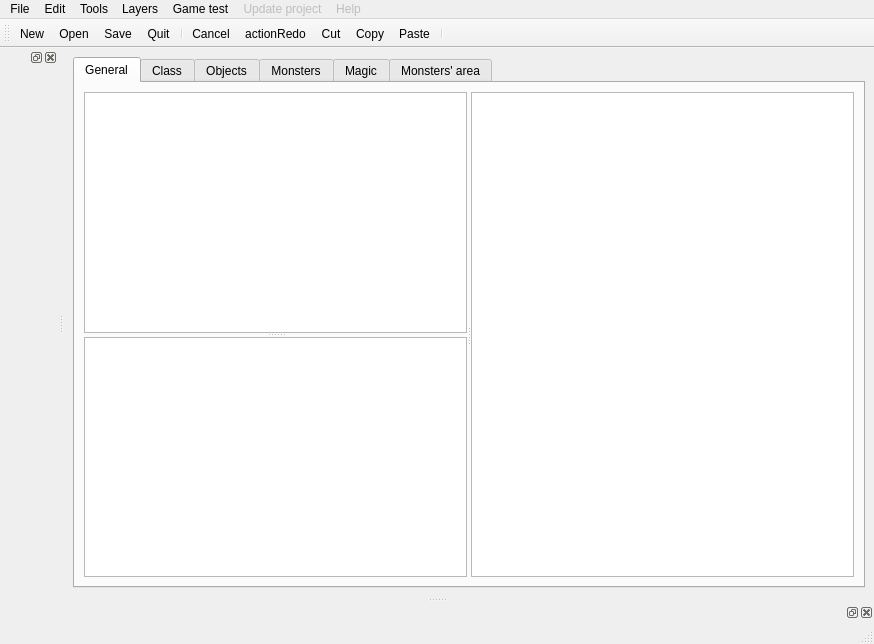
<?xml version="1.0" encoding="UTF-8"?>
<ui version="4.0">
 <class>MainWindow_Old</class>
 <widget class="QMainWindow" name="MainWindow_Old">
  <property name="geometry">
   <rect>
    <x>0</x>
    <y>0</y>
    <width>874</width>
    <height>644</height>
   </rect>
  </property>
  <property name="contextMenuPolicy">
   <enum>Qt::ActionsContextMenu</enum>
  </property>
  <property name="windowTitle">
   <string>MainWindow</string>
  </property>
  <widget class="QWidget" name="centralwidget">
   <layout class="QHBoxLayout" name="horizontalLayout">
    <item>
     <widget class="QTabWidget" name="tabObjects">
      <property name="currentIndex">
       <number>0</number>
      </property>
      <widget class="QWidget" name="tabGeneral">
       <property name="layoutDirection">
        <enum>Qt::LeftToRight</enum>
       </property>
       <attribute name="title">
        <string>General</string>
       </attribute>
       <layout class="QHBoxLayout" name="horizontalLayout_2">
        <item>
         <widget class="QSplitter" name="splitter_2">
          <property name="orientation">
           <enum>Qt::Horizontal</enum>
          </property>
          <widget class="QSplitter" name="splitter">
           <property name="orientation">
            <enum>Qt::Vertical</enum>
           </property>
           <widget class="QGraphicsView" name="graphicsViewChipset">
            <property name="mouseTracking">
             <bool>true</bool>
            </property>
            <property name="alignment">
             <set>Qt::AlignLeading|Qt::AlignLeft|Qt::AlignTop</set>
            </property>
           </widget>
           <widget class="MapsTreeView" name="treeViewMaps">
            <property name="contextMenuPolicy">
             <enum>Qt::CustomContextMenu</enum>
            </property>
            <property name="editTriggers">
             <set>QAbstractItemView::NoEditTriggers</set>
            </property>
            <property name="itemsExpandable">
             <bool>true</bool>
            </property>
            <property name="expandsOnDoubleClick">
             <bool>false</bool>
            </property>
           </widget>
          </widget>
          <widget class="QGraphicsView" name="graphicsViewMap">
           <property name="mouseTracking">
            <bool>true</bool>
           </property>
           <property name="alignment">
            <set>Qt::AlignLeading|Qt::AlignLeft|Qt::AlignTop</set>
           </property>
          </widget>
         </widget>
        </item>
       </layout>
      </widget>
      <widget class="QWidget" name="tabClass">
       <attribute name="title">
        <string>Class</string>
       </attribute>
       <layout class="QHBoxLayout" name="tabClassHorizontalLayout">
        <item>
         <widget class="QListWidget" name="listWidget"/>
        </item>
        <item>
         <layout class="QVBoxLayout" name="verticalLayout">
          <item>
           <layout class="QHBoxLayout" name="horizontalLayout_6">
            <item>
             <widget class="QPushButton" name="addClassButon">
              <property name="text">
               <string>Add a class</string>
              </property>
             </widget>
            </item>
            <item>
             <widget class="QPushButton" name="deleteClassButon">
              <property name="text">
               <string>Delete a class</string>
              </property>
             </widget>
            </item>
           </layout>
          </item>
          <item>
           <layout class="QGridLayout" name="gridLayout">
            <item row="0" column="1">
             <widget class="QLineEdit" name="classNameLineEdit"/>
            </item>
            <item row="2" column="0">
             <widget class="QLabel" name="classInjurySoundLabel">
              <property name="text">
               <string>Injury sound :</string>
              </property>
             </widget>
            </item>
            <item row="3" column="0">
             <widget class="QLabel" name="classConcentratioSoundLabel">
              <property name="text">
               <string>Concentration sound :</string>
              </property>
             </widget>
            </item>
            <item row="1" column="1">
             <widget class="QLineEdit" name="classAttaqueSoundLineEdit"/>
            </item>
            <item row="2" column="1">
             <widget class="QLineEdit" name="classInjurySoundLineEdit"/>
            </item>
            <item row="3" column="1">
             <widget class="QLineEdit" name="classConcentrationSoundLineEdit"/>
            </item>
            <item row="1" column="0">
             <widget class="QLabel" name="classAttackSoundLabel">
              <property name="text">
               <string>Attack sound :</string>
              </property>
             </widget>
            </item>
            <item row="0" column="0">
             <widget class="QLabel" name="classNameLabel">
              <property name="text">
               <string>Name :</string>
              </property>
             </widget>
            </item>
            <item row="1" column="2">
             <widget class="QPushButton" name="classAttackSoundPathButon">
              <property name="text">
               <string>...</string>
              </property>
             </widget>
            </item>
            <item row="2" column="2">
             <widget class="QPushButton" name="classInjurySoundPathButon">
              <property name="text">
               <string>...</string>
              </property>
             </widget>
            </item>
            <item row="3" column="2">
             <widget class="QPushButton" name="classConcentrationSoundPathButon">
              <property name="text">
               <string>...</string>
              </property>
             </widget>
            </item>
           </layout>
          </item>
          <item>
           <layout class="QHBoxLayout" name="horizontalLayout_10">
            <item>
             <layout class="QFormLayout" name="formLayout_2">
              <item row="0" column="0">
               <widget class="QLabel" name="label">
                <property name="text">
                 <string>Max force :</string>
                </property>
               </widget>
              </item>
              <item row="1" column="0">
               <widget class="QLabel" name="label_2">
                <property name="text">
                 <string>Max dexterity :</string>
                </property>
               </widget>
              </item>
              <item row="2" column="0">
               <widget class="QLabel" name="label_3">
                <property name="text">
                 <string>Max constitution :</string>
                </property>
               </widget>
              </item>
              <item row="3" column="0">
               <widget class="QLabel" name="label_4">
                <property name="text">
                 <string>Max magic :</string>
                </property>
               </widget>
              </item>
              <item row="4" column="0">
               <widget class="QLabel" name="label_5">
                <property name="text">
                 <string>Max floor :</string>
                </property>
               </widget>
              </item>
              <item row="5" column="0">
               <widget class="QLabel" name="label_6">
                <property name="text">
                 <string>Floor up point :</string>
                </property>
               </widget>
              </item>
              <item row="0" column="1">
               <widget class="QSpinBox" name="spinBox"/>
              </item>
              <item row="1" column="1">
               <widget class="QSpinBox" name="spinBox_2"/>
              </item>
              <item row="2" column="1">
               <widget class="QSpinBox" name="spinBox_3"/>
              </item>
              <item row="3" column="1">
               <widget class="QSpinBox" name="spinBox_4"/>
              </item>
              <item row="4" column="1">
               <widget class="QSpinBox" name="spinBox_5"/>
              </item>
              <item row="5" column="1">
               <widget class="QSpinBox" name="spinBox_6"/>
              </item>
              <item row="6" column="0">
               <widget class="QLabel" name="label_36">
                <property name="text">
                 <string>Infinite capacity = -1</string>
                </property>
               </widget>
              </item>
             </layout>
            </item>
            <item>
             <layout class="QFormLayout" name="formLayout_3">
              <item row="0" column="0">
               <widget class="QLabel" name="label_7">
                <property name="text">
                 <string>Initial strength :</string>
                </property>
               </widget>
              </item>
              <item row="1" column="0">
               <widget class="QLabel" name="label_8">
                <property name="text">
                 <string>Initial dexterity :</string>
                </property>
               </widget>
              </item>
              <item row="2" column="0">
               <widget class="QLabel" name="label_9">
                <property name="text">
                 <string>Initial constitution :</string>
                </property>
               </widget>
              </item>
              <item row="3" column="0">
               <widget class="QLabel" name="label_10">
                <property name="text">
                 <string>Initial magic :</string>
                </property>
               </widget>
              </item>
              <item row="0" column="1">
               <widget class="QSpinBox" name="spinBox_7"/>
              </item>
              <item row="1" column="1">
               <widget class="QSpinBox" name="spinBox_8"/>
              </item>
              <item row="2" column="1">
               <widget class="QSpinBox" name="spinBox_9"/>
              </item>
              <item row="3" column="1">
               <widget class="QSpinBox" name="spinBox_10"/>
              </item>
             </layout>
            </item>
            <item>
             <layout class="QFormLayout" name="formLayout_4">
              <item row="0" column="0">
               <widget class="QLabel" name="label_11">
                <property name="text">
                 <string>Offensive index :</string>
                </property>
               </widget>
              </item>
              <item row="1" column="0">
               <widget class="QLabel" name="label_12">
                <property name="text">
                 <string>Defensive index :</string>
                </property>
               </widget>
              </item>
              <item row="2" column="0">
               <widget class="QLabel" name="label_13">
                <property name="text">
                 <string>Power index :</string>
                </property>
               </widget>
              </item>
              <item row="3" column="0">
               <widget class="QLabel" name="label_14">
                <property name="text">
                 <string>Vitality index :</string>
                </property>
               </widget>
              </item>
              <item row="4" column="0">
               <widget class="QLabel" name="label_15">
                <property name="text">
                 <string>Magic index :</string>
                </property>
               </widget>
              </item>
              <item row="0" column="1">
               <widget class="QSpinBox" name="spinBox_11"/>
              </item>
              <item row="1" column="1">
               <widget class="QSpinBox" name="spinBox_12"/>
              </item>
              <item row="2" column="1">
               <widget class="QSpinBox" name="spinBox_13"/>
              </item>
              <item row="3" column="1">
               <widget class="QSpinBox" name="spinBox_14"/>
              </item>
              <item row="4" column="1">
               <widget class="QSpinBox" name="spinBox_15"/>
              </item>
             </layout>
            </item>
           </layout>
          </item>
          <item>
           <spacer name="verticalSpacer">
            <property name="orientation">
             <enum>Qt::Vertical</enum>
            </property>
            <property name="sizeHint" stdset="0">
             <size>
              <width>20</width>
              <height>40</height>
             </size>
            </property>
           </spacer>
          </item>
         </layout>
        </item>
        <item>
         <spacer name="horizontalSpacer_3">
          <property name="orientation">
           <enum>Qt::Horizontal</enum>
          </property>
          <property name="sizeHint" stdset="0">
           <size>
            <width>40</width>
            <height>20</height>
           </size>
          </property>
         </spacer>
        </item>
        <item>
         <spacer name="horizontalSpacer">
          <property name="orientation">
           <enum>Qt::Horizontal</enum>
          </property>
          <property name="sizeHint" stdset="0">
           <size>
            <width>40</width>
            <height>20</height>
           </size>
          </property>
         </spacer>
        </item>
        <item>
         <spacer name="horizontalSpacer_2">
          <property name="orientation">
           <enum>Qt::Horizontal</enum>
          </property>
          <property name="sizeHint" stdset="0">
           <size>
            <width>40</width>
            <height>20</height>
           </size>
          </property>
         </spacer>
        </item>
       </layout>
      </widget>
      <widget class="QWidget" name="tabObject">
       <attribute name="title">
        <string>Objects</string>
       </attribute>
      </widget>
      <widget class="QWidget" name="tabMonsters">
       <attribute name="title">
        <string>Monsters</string>
       </attribute>
      </widget>
      <widget class="QWidget" name="tabMagic">
       <attribute name="title">
        <string>Magic</string>
       </attribute>
      </widget>
      <widget class="QWidget" name="tabMonsterArea">
       <attribute name="title">
        <string>Monsters' area</string>
       </attribute>
      </widget>
     </widget>
    </item>
   </layout>
  </widget>
  <widget class="QMenuBar" name="menubar">
   <property name="geometry">
    <rect>
     <x>0</x>
     <y>0</y>
     <width>874</width>
     <height>22</height>
    </rect>
   </property>
   <widget class="QMenu" name="menuFile">
    <property name="title">
     <string>File</string>
    </property>
    <addaction name="actionNew"/>
    <addaction name="actionOpen"/>
    <addaction name="actionSave"/>
    <addaction name="separator"/>
    <addaction name="actionImport_project"/>
    <addaction name="actionImport_map"/>
    <addaction name="separator"/>
    <addaction name="actionClean_project"/>
    <addaction name="actionMaps_without_parents"/>
    <addaction name="actionFind_a_map"/>
    <addaction name="actionCheck_the_map"/>
    <addaction name="separator"/>
    <addaction name="actionDelete_test_character"/>
    <addaction name="separator"/>
    <addaction name="actionQuit"/>
   </widget>
   <widget class="QMenu" name="menuEdit">
    <property name="title">
     <string>Edit</string>
    </property>
    <addaction name="actionUndo"/>
    <addaction name="separator"/>
    <addaction name="actionCut"/>
    <addaction name="actionCopy"/>
    <addaction name="actionPaste"/>
   </widget>
   <widget class="QMenu" name="menuUpdate_project">
    <property name="enabled">
     <bool>false</bool>
    </property>
    <property name="title">
     <string>Update project</string>
    </property>
   </widget>
   <widget class="QMenu" name="menuHelp">
    <property name="enabled">
     <bool>false</bool>
    </property>
    <property name="title">
     <string>Help</string>
    </property>
   </widget>
   <widget class="QMenu" name="menuTools">
    <property name="title">
     <string>Tools</string>
    </property>
    <addaction name="separator"/>
   </widget>
   <widget class="QMenu" name="menuLayers">
    <property name="title">
     <string>Layers</string>
    </property>
    <addaction name="actionLow_layer_1"/>
    <addaction name="actionLow_layer_2"/>
    <addaction name="actionHigh_layer_1"/>
    <addaction name="actionHigh_layer_2"/>
    <addaction name="separator"/>
    <addaction name="actionBlocking_layer"/>
    <addaction name="separator"/>
    <addaction name="actionEvents_layer"/>
    <addaction name="separator"/>
    <addaction name="actionQuick_go_admin"/>
    <addaction name="actionStarting_point"/>
    <addaction name="actionRespawn_point"/>
   </widget>
   <widget class="QMenu" name="menuGame_test">
    <property name="title">
     <string>Game test</string>
    </property>
    <addaction name="actionLaunch_test"/>
    <addaction name="separator"/>
    <addaction name="actionActivate_fullscreen"/>
    <addaction name="actionActivate_music"/>
    <addaction name="actionActivate_character_setting"/>
   </widget>
   <addaction name="menuFile"/>
   <addaction name="menuEdit"/>
   <addaction name="menuTools"/>
   <addaction name="menuLayers"/>
   <addaction name="menuGame_test"/>
   <addaction name="menuUpdate_project"/>
   <addaction name="menuHelp"/>
  </widget>
  <widget class="QStatusBar" name="statusbar"/>
  <widget class="QToolBar" name="toolBar">
   <property name="windowTitle">
    <string>toolBar</string>
   </property>
   <attribute name="toolBarArea">
    <enum>TopToolBarArea</enum>
   </attribute>
   <attribute name="toolBarBreak">
    <bool>false</bool>
   </attribute>
   <addaction name="actionNew"/>
   <addaction name="actionOpen"/>
   <addaction name="actionSave"/>
   <addaction name="actionQuit"/>
   <addaction name="separator"/>
   <addaction name="actionUndo"/>
   <addaction name="actionRedo"/>
   <addaction name="actionCut"/>
   <addaction name="actionCopy"/>
   <addaction name="actionPaste"/>
   <addaction name="separator"/>
  </widget>
  <widget class="QDockWidget" name="dockWidgetMapFloorsList">
   <attribute name="dockWidgetArea">
    <number>1</number>
   </attribute>
   <widget class="MapFloorsList::FloorListWidget" name="widgetMapFloorsList"/>
  </widget>
  <widget class="QDockWidget" name="dockWidgetDrawingToolbox">
   <attribute name="dockWidgetArea">
    <number>8</number>
   </attribute>
   <widget class="DrawingToolBarWidget" name="widgetDrawingToolbox"/>
  </widget>
  <action name="actionNew">
   <property name="icon">
    <iconset resource="../icons.qrc">
     <normaloff>:/icons/newProject_Icon.png</normaloff>:/icons/newProject_Icon.png</iconset>
   </property>
   <property name="text">
    <string>New</string>
   </property>
   <property name="toolTip">
    <string>Create a new project</string>
   </property>
  </action>
  <action name="actionOpen">
   <property name="icon">
    <iconset resource="../icons.qrc">
     <normaloff>:/icons/openProject_Icon.png</normaloff>:/icons/openProject_Icon.png</iconset>
   </property>
   <property name="text">
    <string>Open</string>
   </property>
   <property name="toolTip">
    <string>Open an existant project</string>
   </property>
  </action>
  <action name="actionSave">
   <property name="icon">
    <iconset resource="../icons.qrc">
     <normaloff>:/icons/save_Icon.png</normaloff>:/icons/save_Icon.png</iconset>
   </property>
   <property name="text">
    <string>Save</string>
   </property>
   <property name="toolTip">
    <string>Save the project</string>
   </property>
  </action>
  <action name="actionImport_project">
   <property name="text">
    <string>Import project</string>
   </property>
  </action>
  <action name="actionImport_map">
   <property name="text">
    <string>Import map</string>
   </property>
  </action>
  <action name="actionQuit">
   <property name="icon">
    <iconset resource="../icons.qrc">
     <normaloff>:/icons/quit_Icon.png</normaloff>:/icons/quit_Icon.png</iconset>
   </property>
   <property name="text">
    <string>Quit</string>
   </property>
   <property name="toolTip">
    <string>Quit the editor</string>
   </property>
  </action>
  <action name="actionUndo">
   <property name="icon">
    <iconset resource="../icons.qrc">
     <normaloff>:/icons/Undo_icon.png</normaloff>:/icons/Undo_icon.png</iconset>
   </property>
   <property name="text">
    <string>Cancel</string>
   </property>
   <property name="toolTip">
    <string>Cancel the previous action</string>
   </property>
  </action>
  <action name="actionCopy">
   <property name="icon">
    <iconset resource="../icons.qrc">
     <normaloff>:/icons/copy_Icon.png</normaloff>:/icons/copy_Icon.png</iconset>
   </property>
   <property name="text">
    <string>Copy</string>
   </property>
   <property name="toolTip">
    <string>Copy selected evenement(s)/cell(s)</string>
   </property>
  </action>
  <action name="actionPaste">
   <property name="icon">
    <iconset resource="../icons.qrc">
     <normaloff>:/icons/past_Icon.png</normaloff>:/icons/past_Icon.png</iconset>
   </property>
   <property name="text">
    <string>Paste</string>
   </property>
   <property name="toolTip">
    <string>Paste event(s)/cell(s) previously copy</string>
   </property>
  </action>
  <action name="actionClean_project">
   <property name="text">
    <string>Clean project</string>
   </property>
  </action>
  <action name="actionMaps_without_parents">
   <property name="text">
    <string>Maps without parents</string>
   </property>
  </action>
  <action name="actionFind_a_map">
   <property name="text">
    <string>Find a map</string>
   </property>
  </action>
  <action name="actionCheck_the_map">
   <property name="text">
    <string>Check the map</string>
   </property>
  </action>
  <action name="actionPen">
   <property name="checkable">
    <bool>true</bool>
   </property>
   <property name="icon">
    <iconset resource="../icons.qrc">
     <normaloff>:/icons/icon_pen.png</normaloff>:/icons/icon_pen.png</iconset>
   </property>
   <property name="text">
    <string>Pen</string>
   </property>
   <property name="shortcut">
    <string>Shift+S</string>
   </property>
  </action>
  <action name="actionRectangle">
   <property name="checkable">
    <bool>true</bool>
   </property>
   <property name="icon">
    <iconset resource="../icons.qrc">
     <normaloff>:/icons/icon_rect.png</normaloff>:/icons/icon_rect.png</iconset>
   </property>
   <property name="text">
    <string>Rectangle</string>
   </property>
   <property name="shortcut">
    <string>Shift+D</string>
   </property>
  </action>
  <action name="actionLow_layer_1">
   <property name="checkable">
    <bool>true</bool>
   </property>
   <property name="enabled">
    <bool>false</bool>
   </property>
   <property name="icon">
    <iconset resource="../icons.qrc">
     <normaloff>:/icons/icon_layer0.png</normaloff>:/icons/icon_layer0.png</iconset>
   </property>
   <property name="text">
    <string>Low layer 1</string>
   </property>
   <property name="shortcut">
    <string>Shift+A</string>
   </property>
  </action>
  <action name="actionLow_layer_2">
   <property name="checkable">
    <bool>true</bool>
   </property>
   <property name="enabled">
    <bool>false</bool>
   </property>
   <property name="icon">
    <iconset resource="../icons.qrc">
     <normaloff>:/icons/icon_layer1.png</normaloff>:/icons/icon_layer1.png</iconset>
   </property>
   <property name="text">
    <string>Low layer 2</string>
   </property>
   <property name="shortcut">
    <string>Shift+Z</string>
   </property>
  </action>
  <action name="actionHigh_layer_1">
   <property name="checkable">
    <bool>true</bool>
   </property>
   <property name="enabled">
    <bool>false</bool>
   </property>
   <property name="icon">
    <iconset resource="../icons.qrc">
     <normaloff>:/icons/icon_layer2.png</normaloff>:/icons/icon_layer2.png</iconset>
   </property>
   <property name="text">
    <string>High layer 1</string>
   </property>
   <property name="shortcut">
    <string>Shift+E</string>
   </property>
  </action>
  <action name="actionEvents_layer">
   <property name="checkable">
    <bool>true</bool>
   </property>
   <property name="icon">
    <iconset resource="../icons.qrc">
     <normaloff>:/icons/icon_layerEvent.png</normaloff>:/icons/icon_layerEvent.png</iconset>
   </property>
   <property name="text">
    <string>Events layer</string>
   </property>
   <property name="shortcut">
    <string>Shift+Y</string>
   </property>
  </action>
  <action name="actionSelection">
   <property name="checkable">
    <bool>true</bool>
   </property>
   <property name="icon">
    <iconset resource="../icons.qrc">
     <normaloff>:/icons/icon_selection.png</normaloff>:/icons/icon_selection.png</iconset>
   </property>
   <property name="text">
    <string>Selection</string>
   </property>
   <property name="shortcut">
    <string>Shift+Q</string>
   </property>
  </action>
  <action name="actionQuick_go_admin">
   <property name="checkable">
    <bool>true</bool>
   </property>
   <property name="icon">
    <iconset resource="../icons.qrc">
     <normaloff>:/icons/icon_prog1.png</normaloff>:/icons/icon_prog1.png</iconset>
   </property>
   <property name="text">
    <string>Quick go (admin)</string>
   </property>
   <property name="shortcut">
    <string>Shift+U</string>
   </property>
  </action>
  <action name="actionStarting_point">
   <property name="checkable">
    <bool>true</bool>
   </property>
   <property name="enabled">
    <bool>false</bool>
   </property>
   <property name="icon">
    <iconset resource="../icons.qrc">
     <normaloff>:/icons/icon_prog2.png</normaloff>:/icons/icon_prog2.png</iconset>
   </property>
   <property name="text">
    <string>Starting point</string>
   </property>
   <property name="shortcut">
    <string>Shift+I</string>
   </property>
  </action>
  <action name="actionRespawn_point">
   <property name="checkable">
    <bool>true</bool>
   </property>
   <property name="icon">
    <iconset resource="../icons.qrc">
     <normaloff>:/icons/icon_prog3.png</normaloff>:/icons/icon_prog3.png</iconset>
   </property>
   <property name="text">
    <string>Respawn point</string>
   </property>
   <property name="shortcut">
    <string>Shift+O</string>
   </property>
  </action>
  <action name="actionLaunch_test">
   <property name="checkable">
    <bool>false</bool>
   </property>
   <property name="icon">
    <iconset resource="../icons.qrc">
     <normaloff>:/icons/icon_launch.png</normaloff>:/icons/icon_launch.png</iconset>
   </property>
   <property name="text">
    <string>Launch test</string>
   </property>
   <property name="shortcut">
    <string>F9</string>
   </property>
  </action>
  <action name="actionActivate_fullscreen">
   <property name="checkable">
    <bool>true</bool>
   </property>
   <property name="icon">
    <iconset resource="../icons.qrc">
     <normaloff>:/icons/icon_fullscreen.png</normaloff>:/icons/icon_fullscreen.png</iconset>
   </property>
   <property name="text">
    <string>Activate fullscreen</string>
   </property>
  </action>
  <action name="actionActivate_music">
   <property name="checkable">
    <bool>true</bool>
   </property>
   <property name="icon">
    <iconset resource="../icons.qrc">
     <normaloff>:/icons/icon_music.png</normaloff>:/icons/icon_music.png</iconset>
   </property>
   <property name="text">
    <string>Activate music</string>
   </property>
  </action>
  <action name="actionActivate_character_setting">
   <property name="checkable">
    <bool>true</bool>
   </property>
   <property name="icon">
    <iconset resource="../icons.qrc">
     <normaloff>:/icons/icon_prog4.png</normaloff>:/icons/icon_prog4.png</iconset>
   </property>
   <property name="text">
    <string>Activate character setting</string>
   </property>
  </action>
  <action name="actionDelete_test_character">
   <property name="text">
    <string>Delete test character</string>
   </property>
  </action>
  <action name="actionPath">
   <property name="checkable">
    <bool>true</bool>
   </property>
   <property name="icon">
    <iconset resource="../icons.qrc">
     <normaloff>:/icons/icon_penpath.png</normaloff>:/icons/icon_penpath.png</iconset>
   </property>
   <property name="text">
    <string>Path</string>
   </property>
   <property name="shortcut">
    <string>Shift+F</string>
   </property>
  </action>
  <action name="actionBlocking_layer">
   <property name="checkable">
    <bool>true</bool>
   </property>
   <property name="enabled">
    <bool>false</bool>
   </property>
   <property name="icon">
    <iconset resource="../icons.qrc">
     <normaloff>:/icons/icon_blocking.png</normaloff>:/icons/icon_blocking.png</iconset>
   </property>
   <property name="text">
    <string>Blocking layer</string>
   </property>
   <property name="shortcut">
    <string>Shift+T</string>
   </property>
  </action>
  <action name="actionCut">
   <property name="icon">
    <iconset resource="../icons.qrc">
     <normaloff>:/icons/Cut_icon.png</normaloff>:/icons/Cut_icon.png</iconset>
   </property>
   <property name="text">
    <string>Cut</string>
   </property>
  </action>
  <action name="actionHigh_layer_2">
   <property name="checkable">
    <bool>true</bool>
   </property>
   <property name="enabled">
    <bool>false</bool>
   </property>
   <property name="icon">
    <iconset resource="../icons.qrc">
     <normaloff>:/icons/icon_layer3.png</normaloff>:/icons/icon_layer3.png</iconset>
   </property>
   <property name="text">
    <string>High layer 2</string>
   </property>
   <property name="shortcut">
    <string>Shift+R</string>
   </property>
  </action>
  <action name="actionRedo">
   <property name="icon">
    <iconset resource="../icons.qrc">
     <normaloff>:/icons/Redo_icon.png</normaloff>:/icons/Redo_icon.png</iconset>
   </property>
   <property name="text">
    <string>actionRedo</string>
   </property>
   <property name="toolTip">
    <string>Redo</string>
   </property>
  </action>
 </widget>
 <customwidgets>
  <customwidget>
   <class>MapsTreeView</class>
   <extends>QTreeView</extends>
   <header>mapsTree.hpp</header>
  </customwidget>
  <customwidget>
   <class>MapFloorsList::FloorListWidget</class>
   <extends>QWidget</extends>
   <header>widget_mapFloorsList/widget.hpp</header>
   <container>1</container>
  </customwidget>
  <customwidget>
   <class>DrawingToolBarWidget</class>
   <extends>QWidget</extends>
   <header>drawingToolbarWidget.hpp</header>
   <container>1</container>
  </customwidget>
 </customwidgets>
 <resources>
  <include location="../icons.qrc"/>
 </resources>
 <connections/>
 <slots>
  <slot>newProject()</slot>
  <slot>openProject()</slot>
  <slot>saveProject()</slot>
  <slot>selectCurrentMap(QModelIndex)</slot>
  <slot>onCancel()</slot>
  <slot>onCut()</slot>
  <slot>onCopy()</slot>
  <slot>onPaste()</slot>
 </slots>
</ui>
